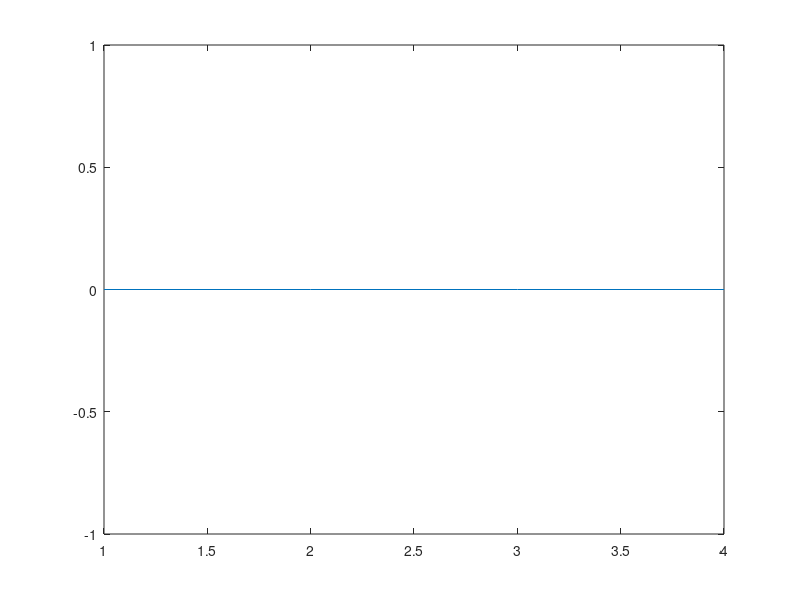
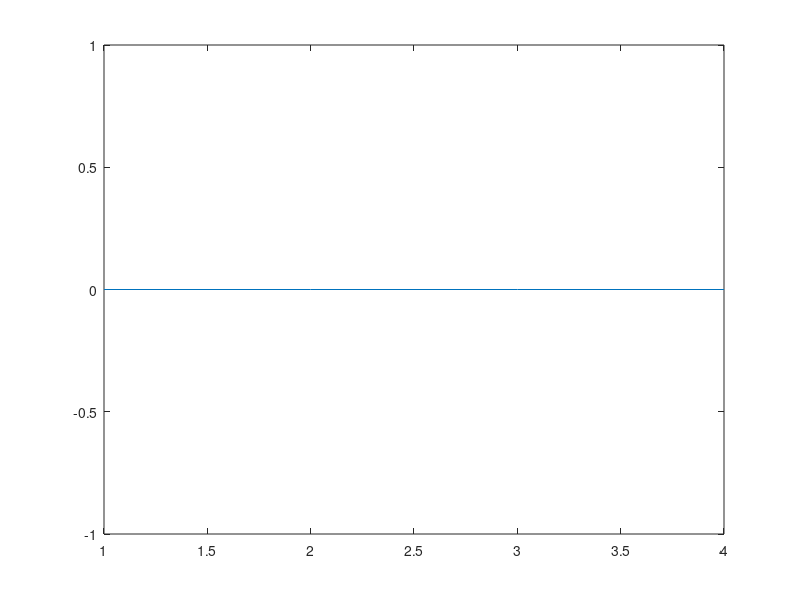
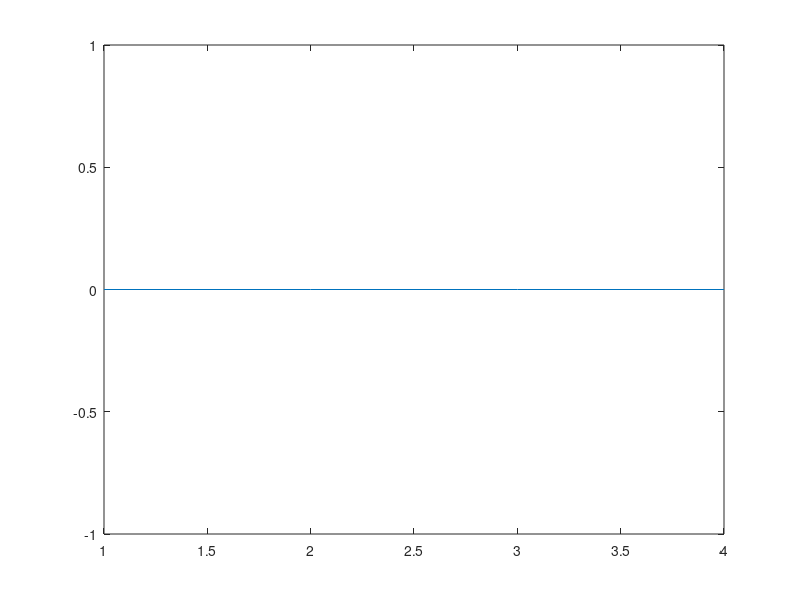
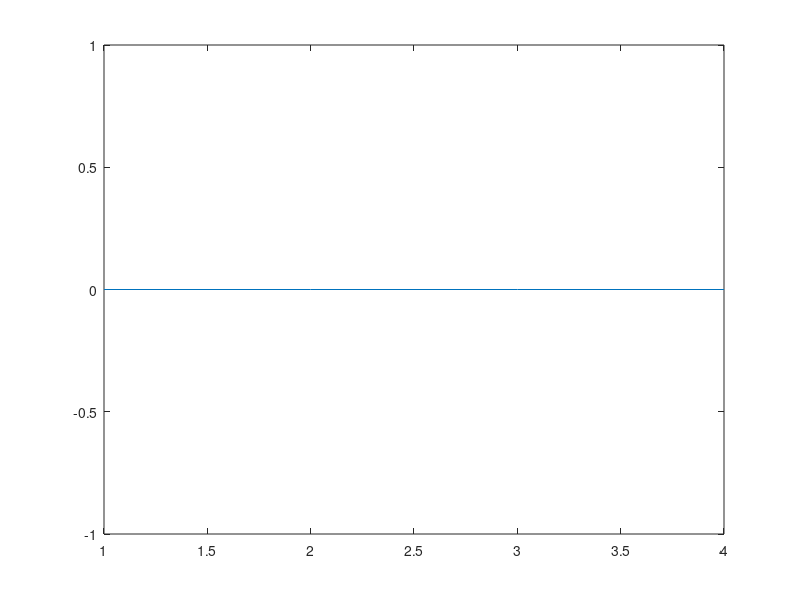

Reproduce these figures in MATLAB, in order.
close all

im_height = 424;
im_width = 512;
im_no = 11;

save = false;

% base_path = 'C:\Users\alexj\Documents\sorghum_data\15-08-20';
base_path = 'C:\Users\alexj\Documents\sorghum_data';

folder_contents = dir(base_path);

count = 0;

heights = zeros(4, 1);
x_widths = zeros(4, 1);
y_widths = zeros(4, 1);
convex_hull_vols = zeros(4, 1);
LAIs = zeros(4, 1);

plant_axes = ['y', 'y', 'x', 'x'];
remove_plane_axes = {'z', 'z', 'z', 'z'};
% plant_axes = ['x'];
% remove_plane_axes = {'z'};
bounding_boxes = [20, 50, 0, 0;
    40, 85, 0, 0;
    40, 0, 0, 0;
    70, 30, 30, 0];

for i = 1:numel(folder_contents)
    item = folder_contents(i);
    
    if item.isdir && ~strcmp(item.name, '.') && ~strcmp(item.name, '..')
        count = count + 1;
        % path = fullfile(erase(mfilename('fullpath'), 'main'), '\Example Data');
        path = fullfile(base_path, item.name, '4_3');
%         path = fullfile(base_path, item.name);
%         path = fullfile(base_path, '4_1');

        % Axis about which the plant is upright in the depth images (x or y)
        plant_axis = plant_axes(count);

        depth_ims = get_depth_ims(path, im_height, im_width, im_no, plant_axis);
        pc = construct_point_cloud(depth_ims, remove_plane_axes{count}, bounding_boxes(count, :));
        
        figure;
        pcshow(pc);

        [height, x_width, y_width, convex_hull_vol, LAI] = get_measurements(pc);
        
        heights(count) = height;
        x_widths(count) = x_width;
        y_widths(count) = y_width;
        convex_hull_vols(count) = convex_hull_vol;
        LAIs(count) = LAI;

        if save
            pc_filename = fullfile(path, 'pointCloud.ply');
            pcwrite(pc, pc_filename);
        end
    end
    
%     if count == 1
%         break
%     end
end

figure;
plot(heights);
figure;
plot(x_widths);
figure;
plot(y_widths);
figure;
plot(convex_hull_vols);
figure;
plot(LAIs);